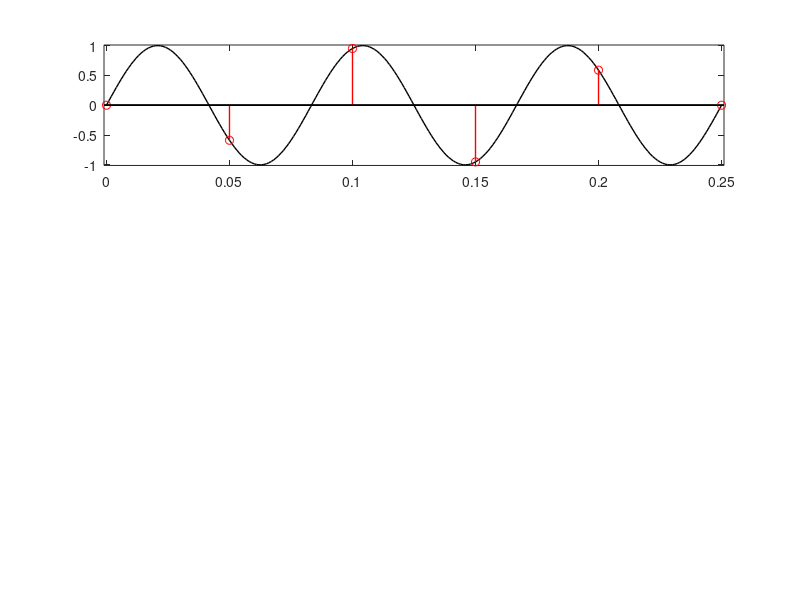

Recreate this plot in MATLAB. (Note: this script raises an error after producing the figure.)
close all % closes all open figures

Fs = 20; % sampling frequency
Ts = 1/Fs; % sampling period
f = [12,21,32]; % different f0 from problem
for k = 1:3
    LCM = lcm(Fs,f(k)); % Least Common Multiple of Fs and F0
    Mult = LCM / Fs; % Number of times Sinusoid of F0 will repeat until next apparent period
    MultS = LCM / f(k); % Number of times Sinusoid of F0 is sampled until next apparent period
    T = 1/f(k); % Period of sinusoid with frequency F0
    x = @(t) sin(2*pi*f(k).*t); % create anonymous function of frequency F0
    t = 0:0.001:Mult*T; 
    subplot(3,1,k); plot(t,x(t),'k','LineWidth',1); hold on;
    
    % plot points sampled at 20Hz
    for l = 0:MultS
       stem(l.*Ts, x(l.*Ts),'r','LineWidth',1); hold on;
    end
    
    axis([-0.001 max(t)+0.001 -1.01 1.01]); title("Sinusoid of " + num2str(f(k)) + "Hz vs Fs = 20Hz");
end

f2 = figure();
r = 5; % times to repeat new apparent frequency signal
for k = 1:3
    LCM = lcm(Fs,f(k)); % Least Common Multiple of Fs and F0
    MultS = LCM / f(k); % Number of times Sinusoid of F0 is sampled until next apparent period
    Mult = LCM / Fs; % Number of times Sinusoid of F0 will repeat until next apparent period
    T = 1/f(k); % Period of sinusoid with frequency F0

    x = @(t) sin(2*pi*f(k).*t); % create anonymous function of frequency F0
    t = 0:0.001:r*Mult*T; 

    for l = 0:r*MultS
       subplot(3,1,k);
       stem(l.*Ts, x(l.*Ts),'k','LineWidth',1); hold on;
       title("Repeated Apparent frequency signal five times for f0 = "+f(k)+"Hz");
    end
end






